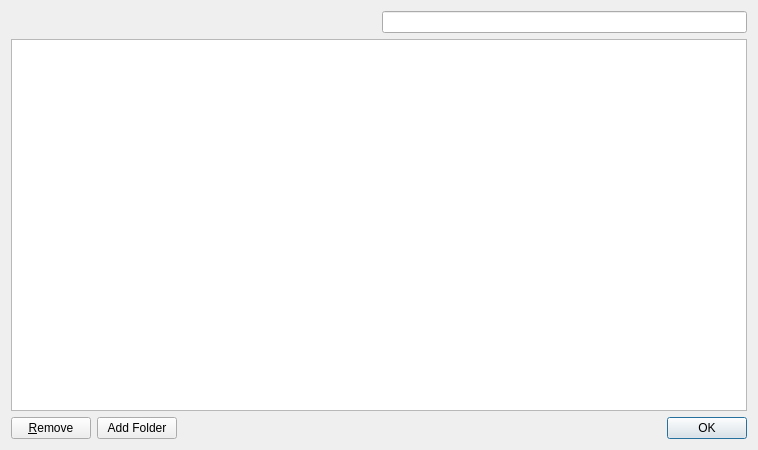
<?xml version="1.0" encoding="UTF-8"?>
<ui version="4.0">
 <class>BookmarksDialog</class>
 <widget class="QDialog" name="BookmarksDialog" >
  <property name="geometry" >
   <rect>
    <x>0</x>
    <y>0</y>
    <width>758</width>
    <height>450</height>
   </rect>
  </property>
  <property name="windowTitle" >
   <string>Bookmarks</string>
  </property>
  <layout class="QGridLayout" name="gridLayout" >
   <item row="0" column="0" >
    <spacer>
     <property name="orientation" >
      <enum>Qt::Horizontal</enum>
     </property>
     <property name="sizeHint" stdset="0" >
      <size>
       <width>252</width>
       <height>20</height>
      </size>
     </property>
    </spacer>
   </item>
   <item row="0" column="1" >
    <widget class="SearchLineEdit" name="search" />
   </item>
   <item row="1" column="0" colspan="2" >
    <widget class="EditTreeView" name="tree" />
   </item>
   <item row="2" column="0" colspan="2" >
    <layout class="QHBoxLayout" >
     <item>
      <widget class="QPushButton" name="removeButton" >
       <property name="text" >
        <string>&amp;Remove</string>
       </property>
      </widget>
     </item>
     <item>
      <widget class="QPushButton" name="addFolderButton" >
       <property name="text" >
        <string>Add Folder</string>
       </property>
      </widget>
     </item>
     <item>
      <spacer>
       <property name="orientation" >
        <enum>Qt::Horizontal</enum>
       </property>
       <property name="sizeHint" stdset="0" >
        <size>
         <width>40</width>
         <height>20</height>
        </size>
       </property>
      </spacer>
     </item>
     <item>
      <widget class="QDialogButtonBox" name="buttonBox" >
       <property name="standardButtons" >
        <set>QDialogButtonBox::Ok</set>
       </property>
      </widget>
     </item>
    </layout>
   </item>
  </layout>
 </widget>
 <customwidgets>
  <customwidget>
   <class>SearchLineEdit</class>
   <extends>QLineEdit</extends>
   <header>searchlineedit.h</header>
  </customwidget>
  <customwidget>
   <class>EditTreeView</class>
   <extends>QTreeView</extends>
   <header>edittreeview.h</header>
  </customwidget>
 </customwidgets>
 <resources/>
 <connections>
  <connection>
   <sender>buttonBox</sender>
   <signal>accepted()</signal>
   <receiver>BookmarksDialog</receiver>
   <slot>accept()</slot>
   <hints>
    <hint type="sourcelabel" >
     <x>472</x>
     <y>329</y>
    </hint>
    <hint type="destinationlabel" >
     <x>461</x>
     <y>356</y>
    </hint>
   </hints>
  </connection>
 </connections>
</ui>
